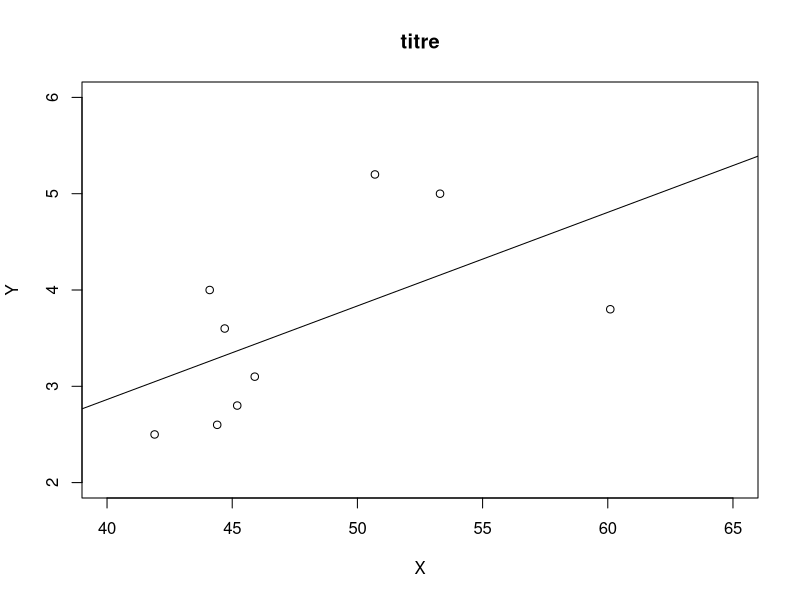
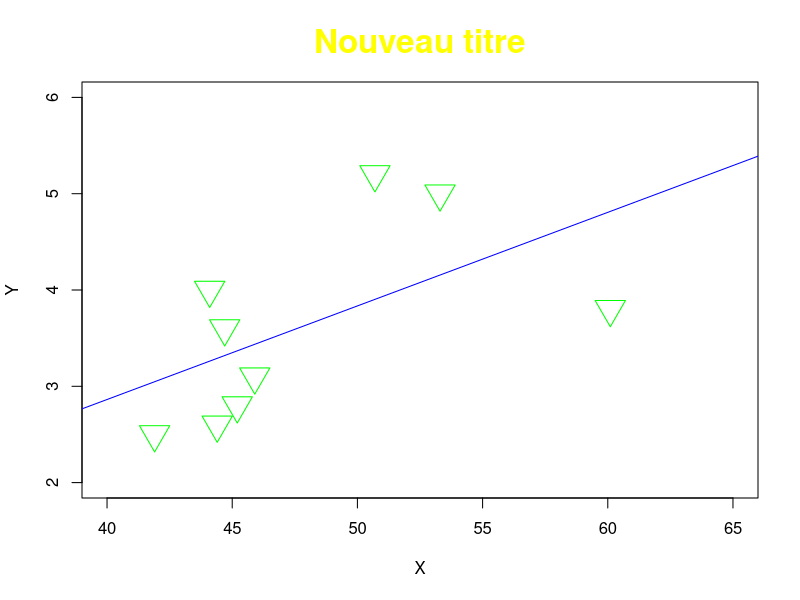

Generate these figures, in order, with R:
# Corrélation linéaire
## Création de 2 vecteurs de données
vec1 <- c(44.4, 45.9, 41.9, 53.3, 44.7, 44.1, 50.7, 45.2, 60.1)
vec2 <- c( 2.6,  3.1,  2.5,  5.0,  3.6,  4.0,  5.2,  2.8,  3.8)
## Les mettre dans un data frame
data1 = data.frame(vec1, vec2)
## Nommer les colonnes "X" et "Y"
colnames(data1) = c("X", "Y")
## Creer un nuage de points avec les données précédentes avec un titre pour le graph, un pour chacun des axes et des limites de valeurs
graph <- plot(data1$X, data1$Y, main= "titre", ylab= "Y", xlab= "X", ylim= c(2, 6), xlim= c(40,65))
##  Faire un test de correlation entre ces 2 variables
cor.test(data1$X,data1$Y)
## Calculer les coefficients de la droite de regression lineaire (a et b)
a <- cov(data1$X,data1$Y)/var(data1$X)
b <- mean(data1$Y)-a*mean(data1$X)
## Verifier les resultats avec une fonction permettant de trouver les parametres a et b
lm(data1$Y~data1$X)
## Ajouter la droite de regression lineaire sur le nuage de points
droite <- lm(data1$Y~data1$X)
graph+abline(droite)


# Graphique
## Refaire le graphique en changeant:
### le titre et l'écrire en jaune. Augmenter sa taille à 2 fois la taille normale
### la couleur des points en vert
### la taille des points (les grossir d'un facteur 3)
### le symbole des points (triangle inversé 25)
graph2 <- plot(data1$X, data1$Y, main= "Nouveau titre", col.main= "yellow", ylab= "Y", xlab= "X", ylim= c(2, 6), xlim= c(40,65), col="green", pch=25, cex=3, cex.main= 2)
graph2+abline(droite, col="blue")